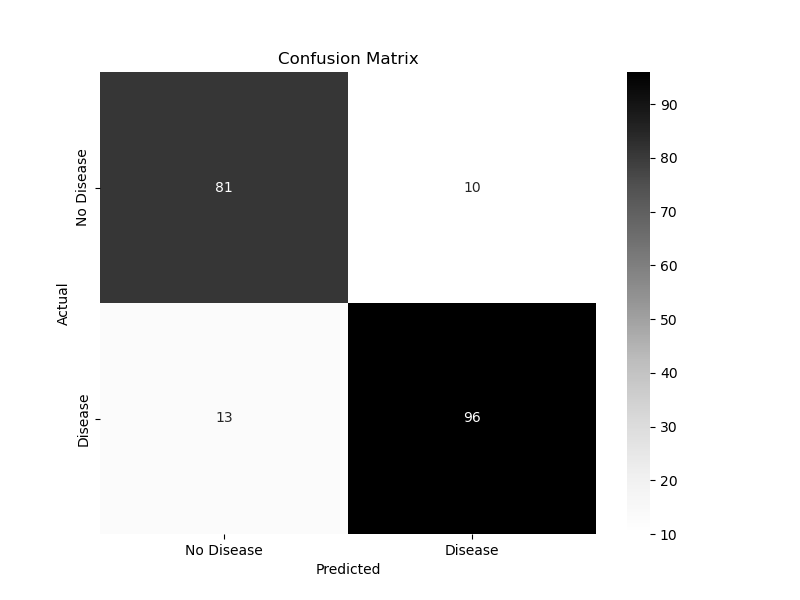

Write Python code to recreate this figure.
import pandas as pd
from sklearn.model_selection import train_test_split
from sklearn.preprocessing import StandardScaler
from sklearn.compose import ColumnTransformer #preprocessing steps to specific columns at once
import tensorflow as tf
from tensorflow import keras
import matplotlib.pyplot as plt
import seaborn as sns
from sklearn.metrics import confusion_matrix, classification_report

df = pd.read_csv("heart_attack_data (1) (1).csv")

X =df.drop('target',axis=1)

Y =df['target']

num_cols = ['age','gender','cholesterol','blood_pressure','diabetes','smoking','obesity','exercise','family_history','stress_level','alcohol_consumption','heart_rate']

preprocessor = ColumnTransformer(
    transformers=[
        ('num', StandardScaler(), num_cols)
    ], remainder='passthrough') # 'passthrough' keeps the 0/1 columns as they are

X_processed = preprocessor.fit_transform(X)

# Split the data
X_train, X_test, y_train, y_test = train_test_split(X_processed, Y, test_size=0.2, random_state=42)

# 3. Build the Deep Learning Mod
model = keras.Sequential([
    keras.layers.Dense(32, activation='relu', input_shape=(X_train.shape[1],)),
    keras.layers.Dropout(0.2), # prevent overfiting
    keras.layers.Dense(16, activation='relu'),
    keras.layers.Dense(1, activation='sigmoid') # Sigmoid for 0 (No Disease) or 1 (Disease)
])

# 4. Compile
model.compile(
    optimizer='adam',
    loss='binary_crossentropy',
    metrics=['accuracy']
)

# 5. Train
history = model.fit(
    X_train, y_train,
    epochs=100,
    batch_size=10,
    validation_data=(X_test, y_test),
    verbose=1
)

y_pred_prob = model.predict(X_test)

y_pred = (y_pred_prob > 0.5).astype(int)

cm = confusion_matrix(y_test, y_pred)

plt.figure(figsize=(8, 6))
sns.heatmap(cm, annot=True, fmt='d', cmap='Grays', 
            xticklabels=['No Disease', 'Disease'], 
            yticklabels=['No Disease', 'Disease'])
plt.xlabel('Predicted')
plt.ylabel('Actual')
plt.title('Confusion Matrix')
plt.show()

print(classification_report(y_test, y_pred))
